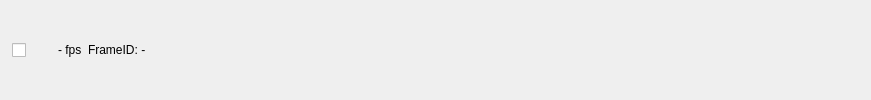
     <widget class="QWidget" name="m_InfoWidget" native="true">
      <property name="sizePolicy">
       <sizepolicy hsizetype="Preferred" vsizetype="Fixed">
        <horstretch>0</horstretch>
        <verstretch>0</verstretch>
       </sizepolicy>
      </property>
      <property name="minimumSize">
       <size>
        <width>0</width>
        <height>56</height>
       </size>
      </property>
      <layout class="QGridLayout" name="gridLayout_13">
       <property name="leftMargin">
        <number>12</number>
       </property>
       <property name="topMargin">
        <number>8</number>
       </property>
       <property name="rightMargin">
        <number>12</number>
       </property>
       <property name="bottomMargin">
        <number>8</number>
       </property>
       <item row="0" column="0">
        <widget class="QCheckBox" name="m_camerasListCheckBox">
         <property name="minimumSize">
          <size>
           <width>40</width>
           <height>40</height>
          </size>
         </property>
         <property name="maximumSize">
          <size>
           <width>40</width>
           <height>40</height>
          </size>
         </property>
         <property name="cursor">
          <cursorShape>PointingHandCursor</cursorShape>
         </property>
         <property name="text">
          <string/>
         </property>
         <property name="iconSize">
          <size>
           <width>16</width>
           <height>16</height>
          </size>
         </property>
        </widget>
       </item>
       <item row="0" column="1">
        <widget class="QLabel" name="m_FramesPerSecondLabel">
         <property name="enabled">
          <bool>true</bool>
         </property>
         <property name="text">
          <string>- fps</string>
         </property>
         <property name="textInteractionFlags">
          <set>Qt::LinksAccessibleByMouse</set>
         </property>
        </widget>
       </item>
       <item row="0" column="2">
        <widget class="QLabel" name="m_FrameIdLabel">
         <property name="focusPolicy">
          <enum>Qt::NoFocus</enum>
         </property>
         <property name="acceptDrops">
          <bool>false</bool>
         </property>
         <property name="text">
          <string>FrameID: -</string>
         </property>
        </widget>
       </item>
       <item row="0" column="3">
        <spacer name="horizontalSpacer_10">
         <property name="orientation">
          <enum>Qt::Horizontal</enum>
         </property>
         <property name="sizeHint" stdset="0">
          <size>
           <width>713</width>
           <height>20</height>
          </size>
         </property>
        </spacer>
       </item>
      </layout>
     </widget>
